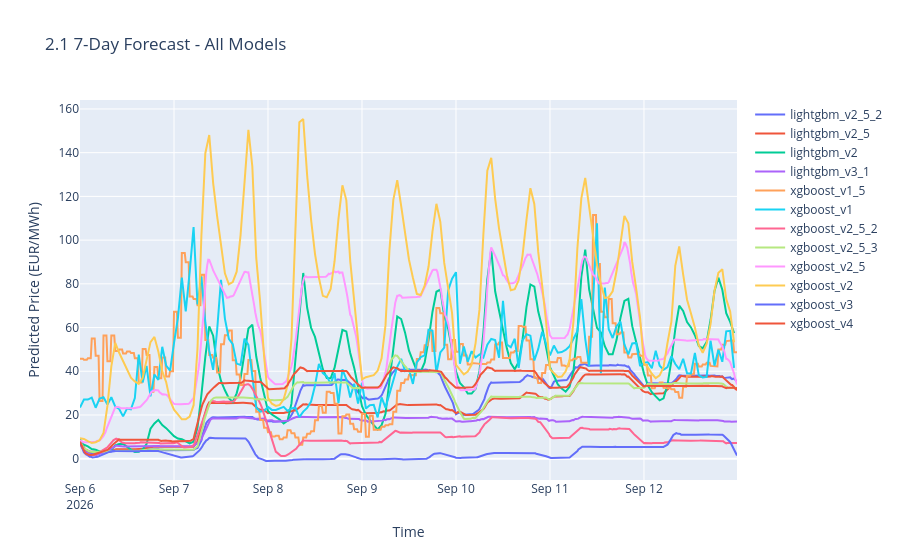

Here is the notebook cell this chart was saved with:
### Code cell
# 2.1 Latest 7-day forecast for every model on one chart
fig = go.Figure()
for name, f in forecasts.items():
    f_latest = f[f['run_date'] == f['run_date'].max()]
    fig.add_trace(go.Scatter(x=f_latest['target_datetime'], y=f_latest['predicted_price'],
                             name=name, mode='lines'))
fig.update_layout(title='2.1 7-Day Forecast - All Models ',
                  xaxis_title='Time', yaxis_title='Predicted Price (EUR/MWh)')
show(fig)

### Figure 1 — Plotly figure (JSON) as saved in the notebook; plotly's stock layout.template omitted (floating-point values rounded to 4 significant figures; data arrays with more than 128 entries replaced by an {"elided": "..."} marker saying what was removed)
{"data": [{"mode": "lines", "name": "lightgbm_v2_5_2", "type": "scatter", "x": {"elided": "672 str values"}, "y": {"elided": "672 float values"}}, {"mode": "lines", "name": "lightgbm_v2_5", "type": "scatter", "x": {"elided": "672 str values"}, "y": {"elided": "672 float values"}}, {"mode": "lines", "name": "lightgbm_v2", "type": "scatter", "x": {"elided": "168 str values"}, "y": {"elided": "168 float values"}}, {"mode": "lines", "name": "lightgbm_v3_1", "type": "scatter", "x": {"elided": "672 str values"}, "y": {"elided": "672 float values"}}, {"mode": "lines", "name": "xgboost_v1_5", "type": "scatter", "x": {"elided": "672 str values"}, "y": {"elided": "672 float values"}}, {"mode": "lines", "name": "xgboost_v1", "type": "scatter", "x": {"elided": "168 str values"}, "y": {"elided": "168 float values"}}, {"mode": "lines", "name": "xgboost_v2_5_2", "type": "scatter", "x": {"elided": "672 str values"}, "y": {"elided": "672 float values"}}, {"mode": "lines", "name": "xgboost_v2_5_3", "type": "scatter", "x": {"elided": "672 str values"}, "y": {"elided": "672 float values"}}, {"mode": "lines", "name": "xgboost_v2_5", "type": "scatter", "x": {"elided": "672 str values"}, "y": {"elided": "672 float values"}}, {"mode": "lines", "name": "xgboost_v2", "type": "scatter", "x": {"elided": "168 str values"}, "y": {"elided": "168 float values"}}, {"mode": "lines", "name": "xgboost_v3", "type": "scatter", "x": {"elided": "672 str values"}, "y": {"elided": "672 float values"}}, {"mode": "lines", "name": "xgboost_v4", "type": "scatter", "x": {"elided": "672 str values"}, "y": {"elided": "672 float values"}}], "layout": {"title": {"text": "2.1 7-Day Forecast - All Models "}, "xaxis": {"title": {"text": "Time"}}, "yaxis": {"title": {"text": "Predicted Price (EUR/MWh)"}}}}
